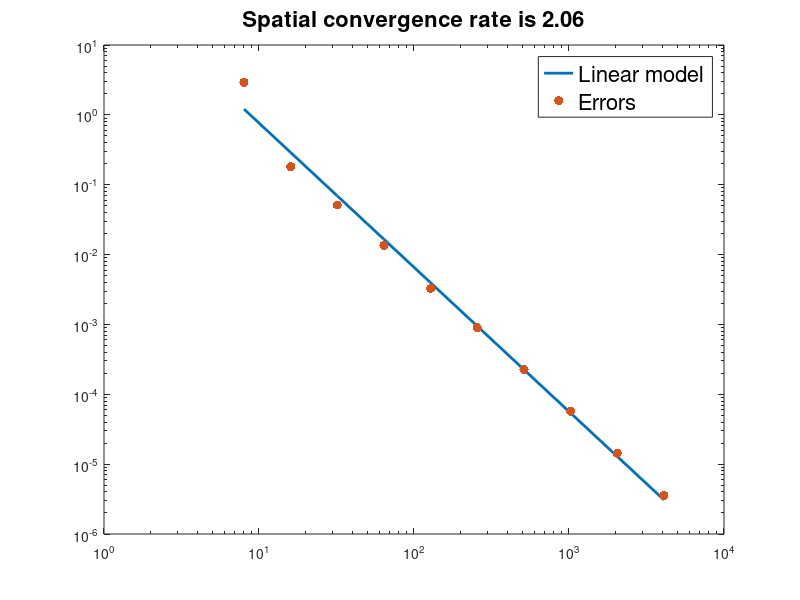

Recreate this plot in MATLAB. (Note: this script raises an error after producing the figure.)
%% Spatial Convergence Study      
% for Laplace-Beltramy on a circle of radius R:
% Lap*u = f
%% Parameters                     
R = 1;    N = 10;       % Radius and number of trials
grids = 2.^(3:N+2);     % Grids
errors = zeros(1, N);   % Preallocation
%% Iterations                     
for j = 1:N
    dx = 3*R/grids(j);              % Resolution
    x = dx-3*R/2:dx:3*R/2;          % 1d grid
    [X, Y] = meshgrid(x, x);        % 2d grid
    [th, ~] = cart2pol(X, Y);       % Circle
    [cpx, cpy] = pol2cart(th, R);   % Closest points
    u = sin(2*th);                  % Function to be differentiated
    I = speye(grids(j));
    D = (circshift(I, [1, 0]) - 2*I + circshift(I, [-1, 0]))/(dx^2);  % 2nd derivative matrix
    LapU = D*u + u*D;               % Derivative on the grid
    f = interp2(X, Y, LapU, cpx, cpy, 'linear');
    errors(j) = norm(f(:) + 2^2*u(:), inf);
    %fprintf('N = %03i, error = %2.4f \n', grids(j), supError)
end
%% Convergence Rate               
p = polyfit(log(grids), log(errors), 1);  % Fitting a linear model into 
rate = -p(1);                             % logarithmically scaled data
%% Plotting                       
figure(1)
loglog(grids, exp( polyval(p, log(grids))), 'linewidth', 2);
hold on, loglog(grids, errors, '.', 'markersize', 20); hold off
title(['Spatial convergence rate is ', num2str(rate, 3)], 'fontsize', 16)
legend({'Linear model', 'Errors'}, 'fontsize', 16)
print('-bestfit', '../../Assignments/Assignment2/HeatCircleConv1', '-dpdf')
%%
%% Temporal Convergence Study     
% for heat equation on a circle of radius R
%% Parameters                     
R = 1;    N = 6;           % Radius and number of trials
M = 100;  dx = 3*R/M;      % Spatial parameters
x = dx-3*R/2:dx:3*R/2;
Tfinal = 1;                % Length of the simulations
Tsteps = 2.^(5:N+4);       % Temporal resolutions
errors = zeros(1, N);      % Preallocation
m = 2;                     % Fourier mode number for IC
nu = 1;                    % Diffusivity
[X, Y] = meshgrid(x, x);       
[th, ~] = cart2pol(X, Y);   
[cpx, cpy] = pol2cart(th, R); 
u0 = sin(m*th(:));  
u_true = exp(-Tfinal*nu*m^2)*u0; 
I = speye(M);  II = speye(M^2);
D = (circshift(I, [1, 0]) - 2*I + circshift(I, [-1, 0]))/(dx^2);        
Lap = nu*(kron(I, D) + kron(D, I));   
%% Iterations                     
tic
parfor j = 1:N
    dt = Tfinal/(Tsteps(j));  [Low, Up] = lu(II - dt*Lap); u = u0;
    for t = 1:Tsteps(j)  
        u = Up\(Low\u);             % Time step on the embedding grid   
        u = interp2(X, Y, reshape(u, M, M), cpx, cpy, methods{q});   % Interpolation to the circle
        u = u(:); 
    end
    errors(j) = norm(u - u_true, inf);
end
toc
%% Convergence Rate               
p = polyfit(log(Tsteps), log(errors), 1);  % Fitting a linear model into 
rate = -p(1);                             % logarithmically scaled data
%% Plotting                       
figure(2)
loglog(Tsteps, exp( polyval(p, log(Tsteps))), 'linewidth', 2);
hold on, loglog(Tsteps, errors, '.', 'markersize', 20); hold off
title(['Temporal convergence rate is ', num2str(rate, 3)], 'fontsize', 16)
legend({'Linear model', 'Errors'}, 'fontsize', 16)                        
print('-bestfit', '../../Assignments/Assignment2/HeatCircleConv2', '-dpdf') 